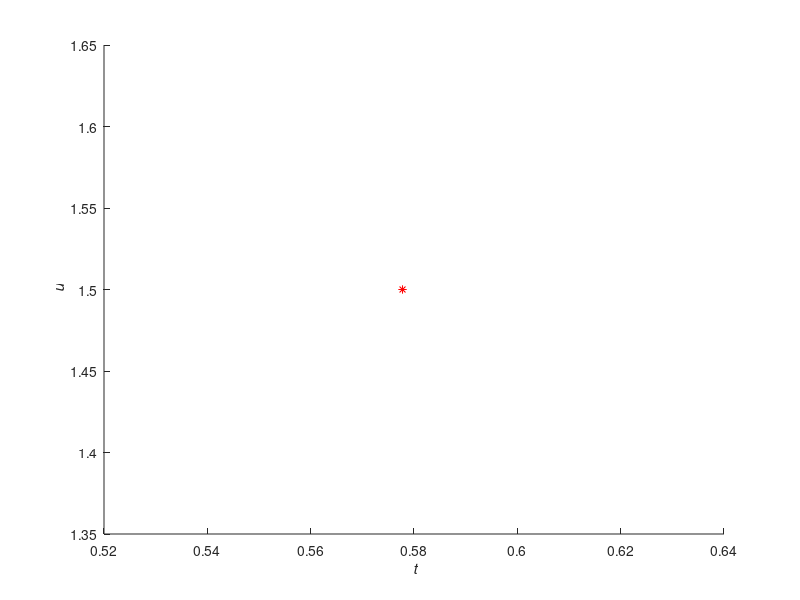

Write the MATLAB code that produced this figure. (Note: this script raises an error after producing the figure.)
%The time mesh on which we evaluate trajectories.
t_mesh = linspace(00,40,50000);

%Parameter values
a = 0.2;
b = 1.3;
%a=1
%b=1
tau = 5;

%The fixed point for the parameter values.
u_fixed = b + a;
v_fixed = b/((b+a).^2);

%The initial data.
u0 = @(t) u_fixed + 0.1.*(sin(sqrt(2)*t) + cos(t));
v0 = @(t) v_fixed + 0.1.*(sin(sqrt(2)*t) + cos(t));


%Plot the no delay trajectory.
figure
hold on;
xlabel('{\it t}');
ylabel('{\it u}');
plot(v_fixed,u_fixed,'r*', 'DisplayName','Fixed Point')
[no_delay_u_values, no_delay_v_values] = computeNoDelaySchnakenbergTrajectory(a,b,t_mesh,u0(0),v0(0),10e-18,10e9);


%Plot the fixed delay trajectory.
sol = computeFixedDelayLISchnakenbergTrajectory(a,b,tau,max(t_mesh), u0,v0,10e-18,10e9);
current_y_values = deval(sol,t_mesh);
fixed_delay_u_values = current_y_values(1,:);
fixed_delay_v_values = current_y_values(2,:);


sigma_amt = 3;
distributed_delay_u_values = zeros(sigma_amt, size(t_mesh,2));
distributed_delay_v_values = zeros(sigma_amt, size(t_mesh,2));

N=41;
sigma_values = [tau*0.01, tau*0.1, tau*0.2];
%sigma_values = linspace(tau*0.1,tau*0.2,sigma_amt);
for sigma_index = 1:sigma_amt
    current_sigma = sigma_values(sigma_index);


    [delay_values, weights] = computeGaussHermiteWeights(0,2*tau,tau,current_sigma,N);
    sol = computeDistributedDelayLISchnakenbergTrajectory(a,b,double(delay_values), double(weights), max(t_mesh), u0,v0,10e-18,10e9);
    current_y_values = deval(sol,t_mesh);
    distributed_delay_u_values(sigma_index, :) = current_y_values(1,:);
    distributed_delay_v_values(sigma_index, :) = current_y_values(2,:);
end



%Plot the u-v trajectories
figure('Renderer', 'painters', 'Position', [10 10 320 320], 'Visible', 'on')
set(gca,'FontSize',15)
box on
hold on;
xlabel('{\it u}');
ylabel('{\it v}');
plot(no_delay_u_values, no_delay_v_values, 'DisplayName', 'No Delay');
plot(fixed_delay_u_values, fixed_delay_v_values, 'DisplayName', '\sigma=0');
for sigma_index = 1:sigma_amt
    plot(distributed_delay_u_values(sigma_index,:)', distributed_delay_v_values(sigma_index,:)', 'DisplayName',"\sigma="+string(sigma_values(sigma_index)));
end
plot(u_fixed, v_fixed, '*r', 'DisplayName', 'Fixed Point');
%legend
hold off;
filename = "Output_Images/Distributed_Delay_LI_Model_uv_Trajectory.eps";
print('-depsc', '-tiff', '-r300', '-painters', filename);


%Plot the u trajectories
figure('Renderer', 'painters', 'Position', [10 10 320 320], 'Visible', 'on')
set(gca,'FontSize',15)
box on
hold on;
xlabel('{\it t}');
ylabel('{\it u}');
plot(t_mesh, no_delay_u_values, 'DisplayName', 'No Delay');
plot(t_mesh, fixed_delay_u_values, 'DisplayName', '\sigma=0');
for sigma_index = 1:sigma_amt
    plot(t_mesh, distributed_delay_u_values(sigma_index,:)', 'DisplayName',"\sigma="+string(sigma_values(sigma_index)));
end
%legend
hold off;
filename = "Output_Images/Distributed_Delay_LI_Model_u_values.eps";
print('-depsc', '-tiff', '-r300', '-painters', filename);


%Plot the v trajectories
figure('Renderer', 'painters', 'Position', [10 10 320 320], 'Visible', 'on')
set(gca,'FontSize',15)
box on
hold on;
xlabel('{\it t}');
ylabel('{\it v}');
plot(t_mesh, no_delay_v_values, 'DisplayName', 'No Delay');
plot(t_mesh, fixed_delay_v_values, 'DisplayName', '\sigma=0');
for sigma_index = 1:sigma_amt
    plot(t_mesh, distributed_delay_v_values(sigma_index,:)', 'DisplayName',"\sigma="+string(sigma_values(sigma_index)));
end
%legend
hold off;
filename = "Output_Images/Distributed_Delay_LI_Model_v_values.eps";
print('-depsc', '-tiff', '-r300', '-painters', filename);



